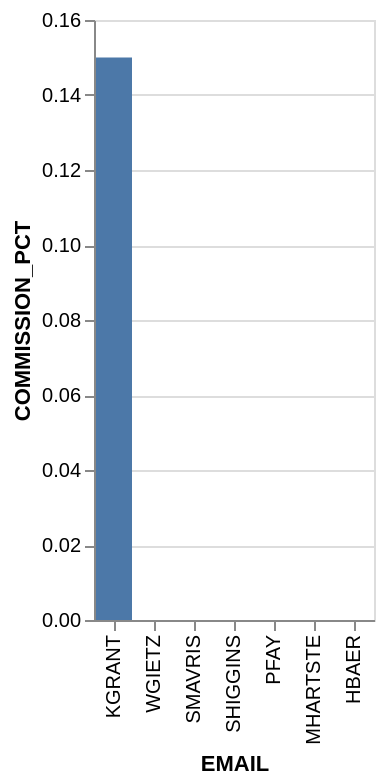

Specify this chart in Vega-Lite:
### Vega-Lite specification from a JSON file in a GitHub repository (floating-point values rounded to 4 significant figures)
{"data": {"values": [{"x_data": "KGRANT", "y_data": 0.15}, {"x_data": "WGIETZ", "y_data": 0}, {"x_data": "SMAVRIS", "y_data": 0}, {"x_data": "SHIGGINS", "y_data": 0}, {"x_data": "PFAY", "y_data": 0}, {"x_data": "MHARTSTE", "y_data": 0}, {"x_data": "HBAER", "y_data": 0}]}, "mark": "bar", "encoding": {"x": {"field": "x_data", "type": "nominal", "title": "EMAIL", "sort": {"op": "sum", "field": "y_data", "order": "descending"}}, "y": {"field": "y_data", "type": "quantitative", "title": "COMMISSION_PCT"}}}
